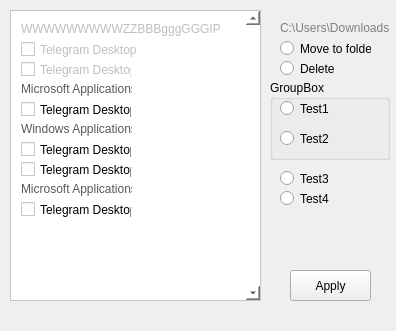
<?xml version="1.0" encoding="UTF-8"?>
<ui version="4.0">
 <class>MainWindow</class>
 <widget class="QMainWindow" name="MainWindow">
  <property name="geometry">
   <rect>
    <x>0</x>
    <y>0</y>
    <width>396</width>
    <height>331</height>
   </rect>
  </property>
  <property name="windowTitle">
   <string>MainWindow</string>
  </property>
  <widget class="QWidget" name="centralwidget">
   <widget class="QPushButton" name="pushButton">
    <property name="geometry">
     <rect>
      <x>290</x>
      <y>270</y>
      <width>81</width>
      <height>31</height>
     </rect>
    </property>
    <property name="text">
     <string>Apply</string>
    </property>
   </widget>
   <widget class="QRadioButton" name="radioButton">
    <property name="geometry">
     <rect>
      <x>280</x>
      <y>60</y>
      <width>82</width>
      <height>17</height>
     </rect>
    </property>
    <property name="text">
     <string>Delete</string>
    </property>
    <attribute name="buttonGroup">
     <string notr="true">buttonGroup</string>
    </attribute>
   </widget>
   <widget class="QRadioButton" name="radioButton_2">
    <property name="geometry">
     <rect>
      <x>280</x>
      <y>40</y>
      <width>91</width>
      <height>17</height>
     </rect>
    </property>
    <property name="text">
     <string>Move to folder</string>
    </property>
    <attribute name="buttonGroup">
     <string notr="true">buttonGroup</string>
    </attribute>
   </widget>
   <widget class="QScrollArea" name="scrollArea">
    <property name="geometry">
     <rect>
      <x>10</x>
      <y>10</y>
      <width>251</width>
      <height>291</height>
     </rect>
    </property>
    <property name="maximumSize">
     <size>
      <width>16777215</width>
      <height>291</height>
     </size>
    </property>
    <property name="styleSheet">
     <string notr="true">background: white;
</string>
    </property>
    <property name="verticalScrollBarPolicy">
     <enum>Qt::ScrollBarAlwaysOn</enum>
    </property>
    <property name="widgetResizable">
     <bool>true</bool>
    </property>
    <widget class="QWidget" name="scrollAreaWidgetContents">
     <property name="geometry">
      <rect>
       <x>0</x>
       <y>0</y>
       <width>232</width>
       <height>289</height>
      </rect>
     </property>
     <widget class="QLabel_changed" name="label_6">
      <property name="enabled">
       <bool>false</bool>
      </property>
      <property name="geometry">
       <rect>
        <x>10</x>
        <y>10</y>
        <width>221</width>
        <height>16</height>
       </rect>
      </property>
      <property name="styleSheet">
       <string notr="true"/>
      </property>
      <property name="text">
       <string>WWWWWWWWWZZBBBgggGGGIP</string>
      </property>
     </widget>
     <widget class="QCheckBox" name="checkBox_12">
      <property name="enabled">
       <bool>false</bool>
      </property>
      <property name="geometry">
       <rect>
        <x>10</x>
        <y>50</y>
        <width>111</width>
        <height>17</height>
       </rect>
      </property>
      <property name="maximumSize">
       <size>
        <width>16777215</width>
        <height>40</height>
       </size>
      </property>
      <property name="text">
       <string>Telegram Desktop</string>
      </property>
     </widget>
     <widget class="QCheckBox" name="checkBox_10">
      <property name="geometry">
       <rect>
        <x>10</x>
        <y>90</y>
        <width>111</width>
        <height>17</height>
       </rect>
      </property>
      <property name="maximumSize">
       <size>
        <width>16777215</width>
        <height>40</height>
       </size>
      </property>
      <property name="text">
       <string>Telegram Desktop1</string>
      </property>
     </widget>
     <widget class="QCheckBox" name="checkBox_11">
      <property name="enabled">
       <bool>false</bool>
      </property>
      <property name="geometry">
       <rect>
        <x>10</x>
        <y>30</y>
        <width>131</width>
        <height>17</height>
       </rect>
      </property>
      <property name="maximumSize">
       <size>
        <width>16777215</width>
        <height>40</height>
       </size>
      </property>
      <property name="text">
       <string>Telegram Desktop</string>
      </property>
      <property name="icon">
       <iconset>
        <normaloff>../a.png</normaloff>../a.png</iconset>
      </property>
     </widget>
     <widget class="QLabel" name="label_5">
      <property name="geometry">
       <rect>
        <x>10</x>
        <y>70</y>
        <width>111</width>
        <height>16</height>
       </rect>
      </property>
      <property name="maximumSize">
       <size>
        <width>16777215</width>
        <height>40</height>
       </size>
      </property>
      <property name="contextMenuPolicy">
       <enum>Qt::ActionsContextMenu</enum>
      </property>
      <property name="styleSheet">
       <string notr="true">color: #54595d;</string>
      </property>
      <property name="text">
       <string>Microsoft Applications</string>
      </property>
     </widget>
     <widget class="QCheckBox" name="checkBox_13">
      <property name="geometry">
       <rect>
        <x>10</x>
        <y>150</y>
        <width>111</width>
        <height>17</height>
       </rect>
      </property>
      <property name="maximumSize">
       <size>
        <width>16777215</width>
        <height>40</height>
       </size>
      </property>
      <property name="text">
       <string>Telegram Desktop</string>
      </property>
     </widget>
     <widget class="QCheckBox" name="checkBox_14">
      <property name="geometry">
       <rect>
        <x>10</x>
        <y>190</y>
        <width>111</width>
        <height>17</height>
       </rect>
      </property>
      <property name="maximumSize">
       <size>
        <width>16777215</width>
        <height>40</height>
       </size>
      </property>
      <property name="text">
       <string>Telegram Desktop1</string>
      </property>
     </widget>
     <widget class="QCheckBox" name="checkBox_15">
      <property name="geometry">
       <rect>
        <x>10</x>
        <y>130</y>
        <width>111</width>
        <height>17</height>
       </rect>
      </property>
      <property name="maximumSize">
       <size>
        <width>16777215</width>
        <height>40</height>
       </size>
      </property>
      <property name="text">
       <string>Telegram Desktop</string>
      </property>
     </widget>
     <widget class="QLabel" name="label_7">
      <property name="geometry">
       <rect>
        <x>10</x>
        <y>110</y>
        <width>111</width>
        <height>16</height>
       </rect>
      </property>
      <property name="styleSheet">
       <string notr="true">color: #54595d;</string>
      </property>
      <property name="text">
       <string>Windows Applications</string>
      </property>
     </widget>
     <widget class="QLabel" name="label_8">
      <property name="geometry">
       <rect>
        <x>10</x>
        <y>170</y>
        <width>111</width>
        <height>16</height>
       </rect>
      </property>
      <property name="maximumSize">
       <size>
        <width>16777215</width>
        <height>40</height>
       </size>
      </property>
      <property name="styleSheet">
       <string notr="true">color: #54595d;</string>
      </property>
      <property name="text">
       <string>Microsoft Applications</string>
      </property>
     </widget>
    </widget>
   </widget>
   <widget class="QLabel" name="label">
    <property name="geometry">
     <rect>
      <x>280</x>
      <y>20</y>
      <width>111</width>
      <height>16</height>
     </rect>
    </property>
    <property name="toolTip">
     <string>&lt;html&gt;&lt;head/&gt;&lt;body&gt;&lt;p&gt;Hi there!&lt;/p&gt;&lt;/body&gt;&lt;/html&gt;</string>
    </property>
    <property name="styleSheet">
     <string notr="true">color: grey;
</string>
    </property>
    <property name="text">
     <string>C:\Users\Downloads</string>
    </property>
   </widget>
   <widget class="QGroupBox" name="groupBox">
    <property name="geometry">
     <rect>
      <x>270</x>
      <y>80</y>
      <width>120</width>
      <height>80</height>
     </rect>
    </property>
    <property name="title">
     <string>GroupBox</string>
    </property>
    <widget class="QRadioButton" name="radioButton_3">
     <property name="geometry">
      <rect>
       <x>10</x>
       <y>20</y>
       <width>82</width>
       <height>17</height>
      </rect>
     </property>
     <property name="text">
      <string>Test1</string>
     </property>
    </widget>
    <widget class="QRadioButton" name="radioButton_4">
     <property name="geometry">
      <rect>
       <x>10</x>
       <y>50</y>
       <width>82</width>
       <height>17</height>
      </rect>
     </property>
     <property name="text">
      <string>Test2</string>
     </property>
    </widget>
   </widget>
   <widget class="QRadioButton" name="radioButton_5">
    <property name="geometry">
     <rect>
      <x>280</x>
      <y>170</y>
      <width>82</width>
      <height>17</height>
     </rect>
    </property>
    <property name="text">
     <string>Test3</string>
    </property>
   </widget>
   <widget class="QRadioButton" name="radioButton_6">
    <property name="geometry">
     <rect>
      <x>280</x>
      <y>190</y>
      <width>82</width>
      <height>17</height>
     </rect>
    </property>
    <property name="text">
     <string>Test4</string>
    </property>
   </widget>
  </widget>
  <widget class="QMenuBar" name="menubar">
   <property name="geometry">
    <rect>
     <x>0</x>
     <y>0</y>
     <width>396</width>
     <height>21</height>
    </rect>
   </property>
  </widget>
 </widget>
 <customwidgets>
  <customwidget>
   <class>QLabel_changed</class>
   <extends>QLabel</extends>
   <header>qlabel_changed.h</header>
  </customwidget>
 </customwidgets>
 <resources/>
 <connections/>
 <buttongroups>
  <buttongroup name="buttonGroup"/>
 </buttongroups>
</ui>
